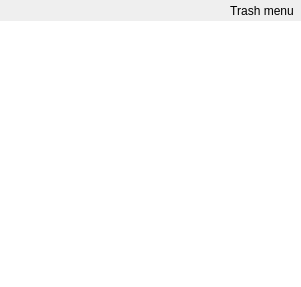
<?xml version="1.0" encoding="UTF-8"?>
<ui version="4.0">
 <class>Trash</class>
 <widget class="QWidget" name="Trash">
  <property name="geometry">
   <rect>
    <x>0</x>
    <y>0</y>
    <width>301</width>
    <height>287</height>
   </rect>
  </property>
  <property name="windowTitle">
   <string>Form</string>
  </property>
  <property name="autoFillBackground">
   <bool>true</bool>
  </property>
  <layout class="QVBoxLayout" name="verticalLayout">
   <property name="spacing">
    <number>0</number>
   </property>
   <property name="leftMargin">
    <number>0</number>
   </property>
   <property name="topMargin">
    <number>0</number>
   </property>
   <property name="rightMargin">
    <number>0</number>
   </property>
   <property name="bottomMargin">
    <number>0</number>
   </property>
   <item>
    <widget class="QWidget" name="widget" native="true">
     <layout class="QHBoxLayout" name="horizontalLayout">
      <property name="spacing">
       <number>0</number>
      </property>
      <property name="leftMargin">
       <number>0</number>
      </property>
      <property name="topMargin">
       <number>0</number>
      </property>
      <property name="rightMargin">
       <number>0</number>
      </property>
      <property name="bottomMargin">
       <number>0</number>
      </property>
      <item>
       <spacer name="horizontalSpacer">
        <property name="orientation">
         <enum>Qt::Horizontal</enum>
        </property>
        <property name="sizeHint" stdset="0">
         <size>
          <width>40</width>
          <height>20</height>
         </size>
        </property>
       </spacer>
      </item>
      <item>
       <widget class="QToolButton" name="trashMenuToolButton">
        <property name="text">
         <string>Trash menu</string>
        </property>
        <property name="icon">
         <iconset resource="../../../../3rdparty/icons.qrc">
          <normaloff>:/icons/backup/overflow-menu.svg</normaloff>:/icons/backup/overflow-menu.svg</iconset>
        </property>
        <property name="popupMode">
         <enum>QToolButton::InstantPopup</enum>
        </property>
        <property name="autoRaise">
         <bool>true</bool>
        </property>
       </widget>
      </item>
     </layout>
    </widget>
   </item>
   <item>
    <widget class="QTreeView" name="treeView">
     <property name="acceptDrops">
      <bool>true</bool>
     </property>
     <property name="frameShape">
      <enum>QFrame::NoFrame</enum>
     </property>
     <property name="frameShadow">
      <enum>QFrame::Plain</enum>
     </property>
     <property name="lineWidth">
      <number>0</number>
     </property>
     <property name="dragEnabled">
      <bool>true</bool>
     </property>
     <property name="dragDropMode">
      <enum>QAbstractItemView::DragDrop</enum>
     </property>
     <property name="defaultDropAction">
      <enum>Qt::MoveAction</enum>
     </property>
     <property name="selectionMode">
      <enum>QAbstractItemView::ExtendedSelection</enum>
     </property>
     <property name="autoExpandDelay">
      <number>1000</number>
     </property>
     <property name="rootIsDecorated">
      <bool>true</bool>
     </property>
     <property name="animated">
      <bool>true</bool>
     </property>
     <property name="expandsOnDoubleClick">
      <bool>false</bool>
     </property>
     <attribute name="headerVisible">
      <bool>false</bool>
     </attribute>
    </widget>
   </item>
  </layout>
 </widget>
 <resources>
  <include location="../../../../3rdparty/icons.qrc"/>
 </resources>
 <connections/>
</ui>
